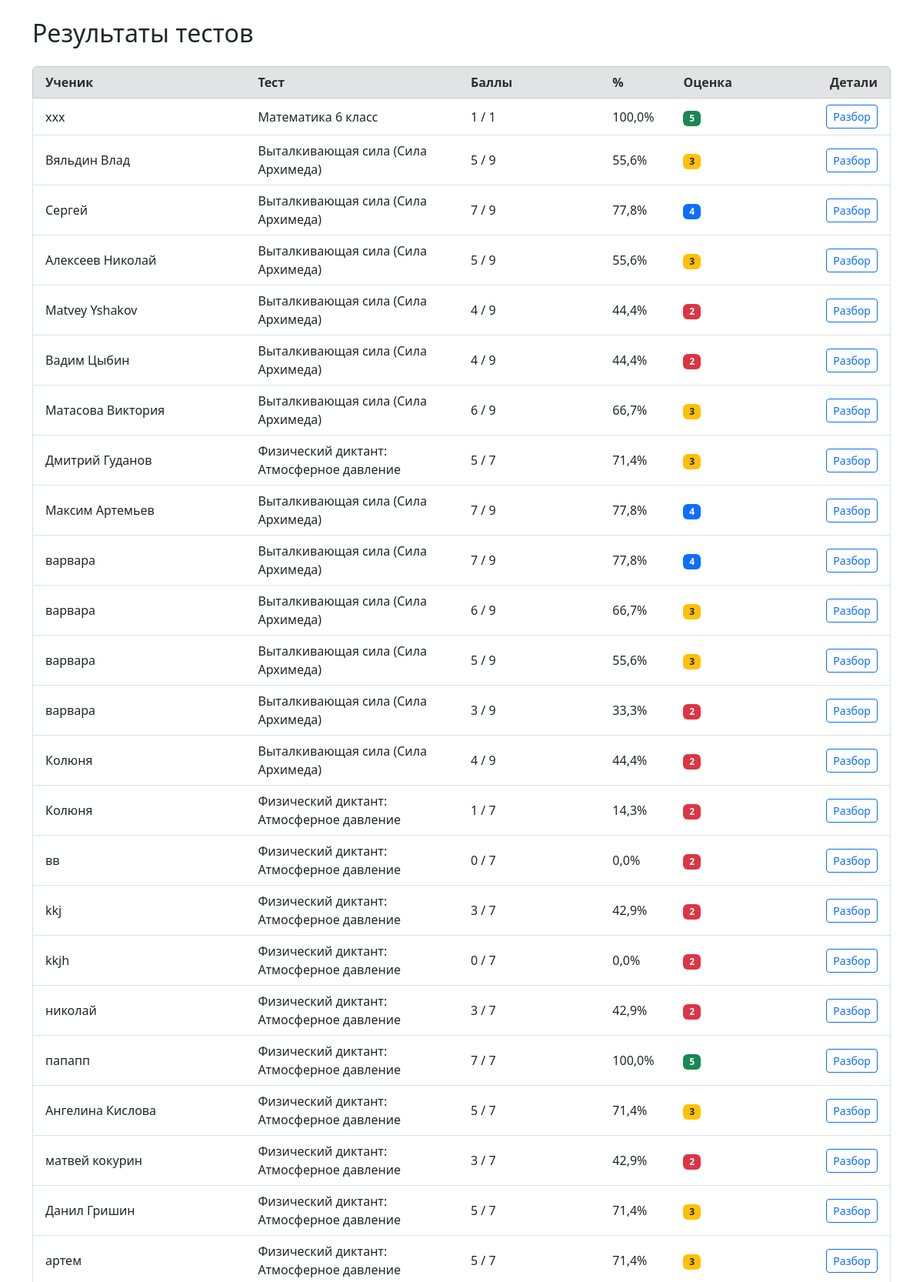
The app's page /results/ (upper part) with its own data.
### testsystem/models.py (models this page shows, shortened)
class Result(models.Model):
    student_name = models.CharField("Имя ученика", max_length=255)
    test = models.ForeignKey(Test, on_delete=models.CASCADE)
    score = models.IntegerField("Баллы")
    grade = models.IntegerField("Оценка", blank=True, null=True)
    date_taken = models.DateTimeField("Дата прохождения", auto_now_add=True)

class Test(models.Model):
    title = models.CharField(max_length=200)
    description = models.TextField(blank=True)
    subject = models.CharField(max_length=20, choices=SUBJECT_CHOICES)
    time_limit = models.IntegerField(
        "Время на тест (минуты)",
        blank=True,
        null=True
    )

### testsystem/views.py (the view)
# urls.py: path('results/', views.results_list_all, name='results_list_all'),
def results_list_all(request):
    results = Result.objects.select_related('test').order_by('-date_taken')
    results_with_percent = []
    for r in results:
        total_questions = r.test.questions.count()
        percent = (r.score / total_questions * 100) if total_questions else 0
        results_with_percent.append({
            'id': r.id,
            'student_name': r.student_name,
            'test_title': r.test.title,  # добавлено название теста
            'score': r.score,
            'total_questions': total_questions,
            'percent': round(percent, 1),
            'grade': r.grade
        })
    return render(request, 'testsystem/results_list.html', {
        'results': results_with_percent
    })

### testsystem/templates/testsystem/results_list.html (shortened to what this page needs)
<!DOCTYPE html>
<html>
<head>
    <link href="https://cdn.jsdelivr.net/npm/bootstrap@5.3.2/dist/css/bootstrap.min.css" rel="stylesheet">
</head>
<body>
<div class="container mt-4">
    <h2 class="mb-4">Результаты тестов{% if student_name %} ученика {{ student_name }}{% endif %}</h2>
    <div class="list-group">
        <div class="list-group-item list-group-item-secondary">
            <div class="row fw-bold">
                <div class="col-md-3">Ученик</div>
                <div class="col-md-3">Тест</div>
                <div class="col-md-2">Баллы</div>
                <div class="col-md-1">%</div>
                <div class="col-md-1">Оценка</div>
                <div class="col-md-2 text-end">Детали</div>
            </div>
        </div>
        {% for r in results %}
        <div class="list-group-item">
            <div class="row align-items-center">
                <div class="col-md-3">{{ r.student_name }}</div>
                <div class="col-md-3">{{ r.test_title }}</div>
                <div class="col-md-2">{{ r.score }} / {{ r.total_questions }}</div>
                <div class="col-md-1">{{ r.percent }}%</div>
                <div class="col-md-1">
                    {% if r.grade == 5 %}
                        <span class="badge bg-success">5</span>
                    {% elif r.grade == 4 %}
                        <span class="badge bg-primary">4</span>
                    {% elif r.grade == 3 %}
                        <span class="badge bg-warning text-dark">3</span>
                    {% else %}
                        <span class="badge bg-danger">2</span>
                    {% endif %}
                </div>
                <div class="col-md-2 text-end">
                    <a href="{% url 'result_detail' r.id %}" class="btn btn-sm btn-outline-primary">
                        Разбор
                    </a>
                </div>
            </div>
        </div>
        {% empty %}
        <div class="list-group-item">
            <p>Результаты отсутствуют.</p>
        </div>
        {% endfor %}
    </div>
</div>
</body>
</html>

### records on screen
Result: student_name "ххх"
Test: test_title "Математика 6 класс"
Result: student_name "Вяльдин Влад"
Test: test_title "Выталкивающая сила (Сила Архимеда)" "Выталкивающая сила (Сила Архимеда)" "Выталкивающая сила (Сила Архимеда)" "Выталкивающая сила (Сила Архимеда)" "Выталкивающая сила (Сила Архимеда)" "Выталкивающая сила (Сила Архимеда)" "Выталкивающая сила (Сила Архимеда)" "Выталкивающая сила (Сила Архимеда)" "Выталкивающая сила (Сила Архимеда)" "Выталкивающая сила (Сила Архимеда)" "Выталкивающая сила (Сила Архимеда)" "Выталкивающая сила (Сила Архимеда)"
Result: student_name "Сергей"
Result: student_name "Алексеев Николай"
Result: student_name "Matvey Yshakov"
Result: student_name "Вадим Цыбин"
Result: student_name "Матасова Виктория"
Result: student_name "Дмитрий Гуданов"
Test: test_title "Физический диктант: Атмосферное давление" "Физический диктант: Атмосферное давление" "Физический диктант: Атмосферное давление" "Физический диктант: Атмосферное давление" "Физический диктант: Атмосферное давление" "Физический диктант: Атмосферное давление" "Физический диктант: Атмосферное давление" "Физический диктант: Атмосферное давление" "Физический диктант: Атмосферное давление" "Физический диктант: Атмосферное давление" "Физический диктант: Атмосферное давление"
Result: student_name "Максим Артемьев"
Result: student_name "варвара"
Result: student_name "варвара"
Result: student_name "варвара"
Result: student_name "варвара"
Result: student_name "Колюня"
Result: student_name "Колюня"
Result: student_name "вв"
Result: student_name "kkj"
Result: student_name "kkjh"
Result: student_name "николай"
Result: student_name "папапп"
Result: student_name "Ангелина Кислова"
Result: student_name "матвей кокурин"
Result: student_name "Данил Гришин"
Result: student_name "артем"

### other values on screen
{{ r.score }} "1" "5" "7" "5" "4" "4" "6" "5" "7" "7" "6" "5" "3" "4" "1" "0" "3" "0" "3" "7" "5" "3" "5" "5"
{{ r.total_questions }} "1" "9" "9" "9" "9" "9" "9" "7" "9" "9" "9" "9" "9" "9" "7" "7" "7" "7" "7" "7" "7" "7" "7" "7"
{{ r.percent }} "100,0" "55,6" "77,8" "55,6" "44,4" "44,4" "66,7" "71,4" "77,8" "77,8" "66,7" "55,6" "33,3" "44,4" "14,3" "0,0" "42,9" "0,0" "42,9" "100,0" "71,4" "42,9" "71,4" "71,4"
